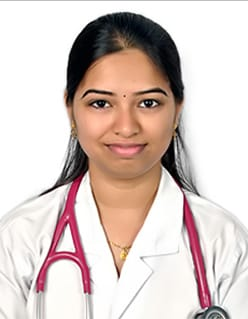
#> input picture images/WhatsApp Image 2026-05-30 at 04.57.58 (1).jpeg, 248 x 319 px, found by its file name
$ python compress_images.py
#> lines starting #> are read from the running program, lines starting #| are printed output that depends on the picture
import os
from PIL import Image

def compress_image(input_path, output_path, target_size_kb=5.0):
#> called with target_size_kb = 5
    target_size_bytes = target_size_kb * 1024

    # Open the image
    img = Image.open(input_path)
#> img is the input picture: PIL image 248x319 RGB; mean R, G, B 216.4, 201.2, 195.9

    # Convert RGBA/P to RGB if necessary for JPEG format
    if img.mode in ('RGBA', 'LA') or (img.mode == 'P' and 'transparency' in img.info):
        # Create a white background
        background = Image.new("RGB", img.size, (255, 255, 255))
        background.paste(img, mask=img.convert('RGBA').split()[3])
        img = background
    elif img.mode != 'RGB':
        img = img.convert('RGB')

    original_width, original_height = img.size
#> original_width = 248; original_height = 319
    print(f"\nProcessing {os.path.basename(input_path)}:")
    print(f"Original Dimensions: {original_width}x{original_height}")
#| Original Dimensions: 248x319

    # Iterative compression loop
    quality = 85
    scale = 1.0

    while True:
        # Resize image based on current scale
        width = int(original_width * scale)
        height = int(original_height * scale)
        resized_img = img.resize((width, height), Image.Resampling.LANCZOS)

        # Save to a temporary file to check size
        resized_img.save(output_path, "JPEG", quality=quality)
        current_size = os.path.getsize(output_path)

        print(f"Scale: {scale:.2f}, Quality: {quality}, Result Size: {current_size / 1024:.2f} KB")

        if current_size < target_size_bytes:
            print(f"Successfully compressed to {current_size / 1024:.2f} KB!")
            break

        # If size is too large, reduce quality first, then scale
        if quality > 40:
            quality -= 5
        else:
            quality = 85
            scale -= 0.1

        if scale < 0.1:
            print("Error: Could not compress image below 5KB even at minimum dimensions.")
            break
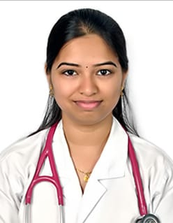
#> resized_img: PIL image 173x223 RGB; mean R, G, B 216.3, 201.1, 195.9
#> after the loop, scale = 0.7

# Source directory and files
images_dir = "/Users/rakeshkumarmallam/Rakesh-work/sre-bot/images"
image_1 = os.path.join(images_dir, "WhatsApp Image 2026-05-30 at 04.57.58 (1).jpeg")
image_2 = os.path.join(images_dir, "WhatsApp Image 2026-05-30 at 04.57.58.jpeg")

# Output files
out_1 = os.path.join(images_dir, "doctor_compressed.jpg")
out_2 = os.path.join(images_dir, "signature_compressed.jpg")

compress_image(image_1, out_1)
compress_image(image_2, out_2)
#> call 2 of compress_image, with target_size_kb = 5
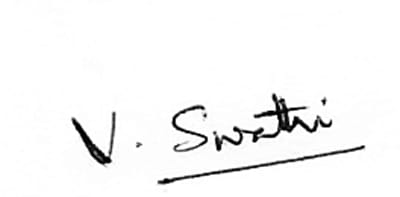
#> input picture images/WhatsApp Image 2026-05-30 at 04.57.58.jpeg, 400 x 197 px, found by its file name
#> in compress_image, img is the input picture: PIL image 400x197 RGB; min 0, max 255, mean 246.1
#| Original Dimensions: 400x197
#> after the loop in compress_image (call 2), `while True:`: scale = 1
